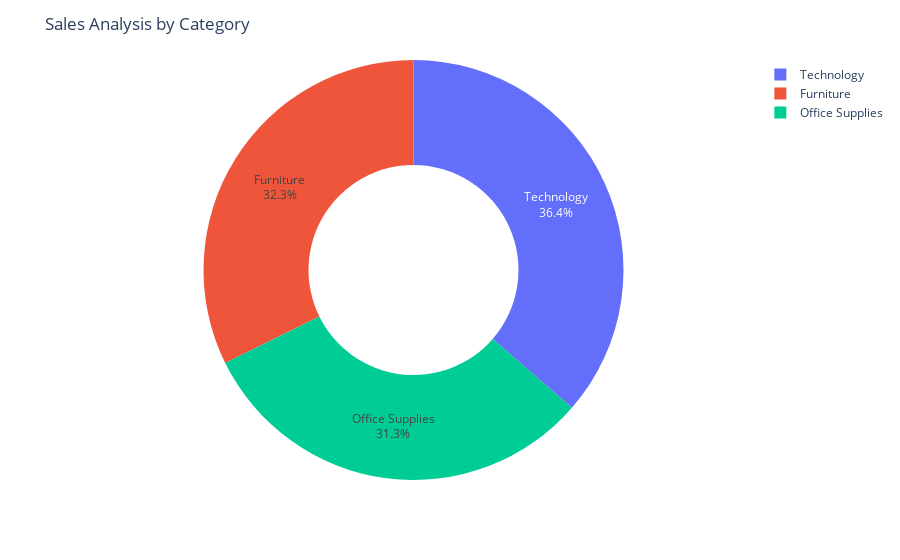

Notebook code cell kept with this figure:
### Code cell
# Date visualisation (Sales by Category)
sales_by_category = data.groupby('Category')['Sales'].sum().reset_index()

fig = px.pie(sales_by_category, 
                 values='Sales', 
                 names='Category', 
                 hole=0.5)

fig.update_traces(textinfo='percent+label')
fig.update_layout(title_text='Sales Analysis by Category')

fig.show()

### Figure 1 — Plotly figure (JSON) as saved in the notebook; plotly's stock layout.template omitted (floating-point values rounded to 4 significant figures)
{"data": [{"domain": {"x": [0, 1], "y": [0, 1]}, "hole": 0.5, "hovertemplate": "Category=%{label}<br>Sales=%{value}<extra></extra>", "labels": ["Furniture", "Office Supplies", "Technology"], "legendgroup": "", "name": "", "showlegend": true, "textinfo": "percent+label", "type": "pie", "values": [742000.0, 719000.0, 836200.0]}], "layout": {"legend": {"tracegroupgap": 0}, "margin": {"t": 60}, "title": {"text": "Sales Analysis by Category"}}}
